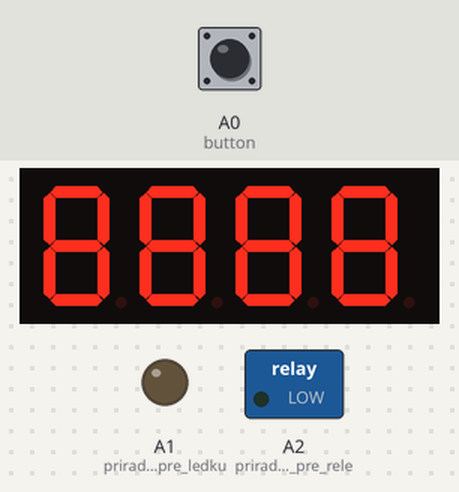
Bench run of a sketch on a simulated Arduino Uno, built with avr-gcc and run on an emulated ATmega328P. On the bench: 4-digit seven-segment display, switched loads named in the sketch (green lamp = pin HIGH), output pins drawn as LEDs (lit = HIGH). Wiring (inferred from the names in the program): 4-digit 7-segment display, segments lit when LOW: segments pin 2, pin 3, pin 4, pin 5, pin 6, pin 7, pin 8; digit selects pin 9, pin 10, pin 11, pin 12. The inputs (shaded band) are chosen by the test bench; at power-on: A0 (button) HIGH. The segment pins are drawn as the display they are named for; pins used as bus, display or sensor lines are not drawn.

Above: at 1.2 s.
1.3 s: A0 (button) pulled LOW for 0.15 s
At 2.0 s:
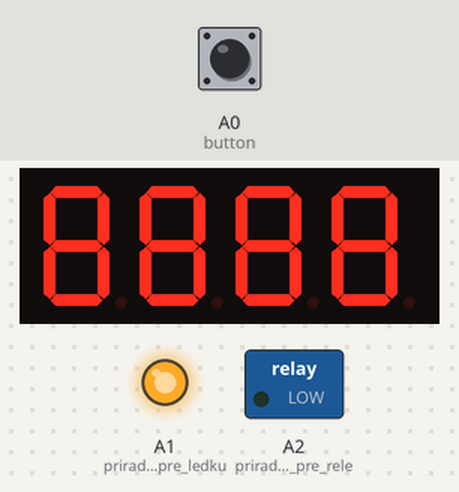
Timing chart, 0 to 4.3 s (numbered marks = the images above; inputs shaded):
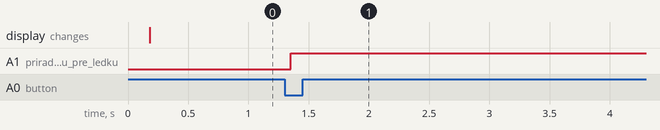

Measured:
- after the input at 1.3 s, A1 (priradenie_Pinu_pre_ledku): LOW → HIGH after 0.05 s

The sketch:

Odcitavanie_4Cif_Displej.ino
```cpp
/* 4 Ciferny LED Displej - Piny:
 *
      A=11
      ---
F=10 |   | B=7                Piny sluziace na rozsvietenie segmentu
     |G=5|
      ---
E=1  |   | C=4
     |   |
      ---   . DP=3
      D=2

     GND: Displej1=12         Piny urcene na rozsvietenie jednotliveho displeju z lava do prava
          Displej2=9          12 pre lavy displej
          Displej3=8          6 pre uplne pravy
          Displej4=6

Displej ma na Breadboarde 12 Pinov, idu od laveho spodneho rohu(Pin 1), proti smeru hodinovych ruciciek, vlavo hore je Pin 12

  Pin12 |||||| Pin7
|-------------------|
| 8     8     8    8|
|-------------------|
  Pin1  |||||| Pin6
 */
#include <ezButton.h>

#define LOOP_STATE_STOPPED 0 // ezButton library - vypnute tlacidlo
#define LOOP_STATE_STARTED 1 // ezButton library - zapnute tlacidlo

ezButton button(A0);  //pin A0 pre tlacidlo z ezButton library pre ulahcenie spravneho fungovania tlacidla
int loopState = LOOP_STATE_STOPPED; //zacneme s vypnutym tlacidlom

//Piny na Arduine a premenne pre jednotlive cifry na displeji
int disp1 = 9;
int disp2 = 10;
int disp3 = 11;
int disp4 = 12;
/*
Pin 12 z cifry č.1 na Displeji na Breadboarde zapojím do Pinu 9 na Arduine
Pin 9 z cifry č.2 na Displeji na Breadboarde zapojím do Pinu 10 na Arduine
Pin 8 z cifry č.3 na Displeji na Breadboarde zapojím do Pinu 11 na Arduine
Pin 6 z cifry č.4 na Displeji na Breadboarde zapojím do Pinu 12 na Arduine

 */
//Piny na Arduine a premenne pre jednotlive segmenty displeja, znazornene na zaciatku,
int segA = 2; //Pin 11 z displeja na Breadboarde zapojim do Arduina Pinu 2
int segB = 3; //Pin 7 z displeja na Breadboarde je zapojeny do Pinu 3 na Arduine atd...
int segC = 4;
int segD = 5;
int segE = 6;
int segF = 7;
int segG = 8;

int pociatocnyCas=120;  //Pociatocne cislo v sekundach pri ktorom zaciname odpocitavanie
unsigned long time;  //premenna na cas Arduina
extern volatile unsigned long timer0_millis; //premenna pre resetnutie casu pri stlaceni tlacidla, kvoli tomu ze chceme pocitadlo spustit az po stlaceni tlacidla

void setup() {
  pinMode(segA, OUTPUT); //segmenty displeja - priradenie outputu
  pinMode(segB, OUTPUT);
  pinMode(segC, OUTPUT);
  pinMode(segD, OUTPUT);
  pinMode(segE, OUTPUT);
  pinMode(segF, OUTPUT);
  pinMode(segG, OUTPUT);

  pinMode(disp1, OUTPUT); //priradenie outputu k cifram
  pinMode(disp2, OUTPUT);
  pinMode(disp3, OUTPUT);
  pinMode(disp4, OUTPUT);

  //A0 output pre tlacidlo bol priradeny vyssie
  pinMode(A1, OUTPUT); //priradenie Pinu pre ledku
  pinMode(A2, OUTPUT); //priradenie Pinu pre rele

  button.setDebounceTime(50); // debounce tlacidla, aj ked pri 1 stlaceni je nepotrebny

}

void loop() {

  button.loop(); // zavolanie loop funkcie pre tlacidlo z ezButton library
  if (button.isPressed()) {
    if (loopState == LOOP_STATE_STOPPED){ //ak je tlacidlo vypnute (pociatocna hodnota)
      loopState = LOOP_STATE_STARTED; // --> tlacidlo zapnut, zamerne tlacidlo pri opatovnom tuknuti nic nespravi (aby si Bond nemohol ten cas predlzit/resetnut)
      timer0_millis = 0; //resetnutie casu Arduina
      digitalWrite(A1,HIGH); //zapnutie LED pre indikovanie spustenia
    }
  }

  if (loopState == LOOP_STATE_STARTED) { //ak tlacidlo stlacime
    if((millis()/1000) < pociatocnyCas){ //pokial je cas menej ako 120 sekund, bude ten loop fungovat
                                     //millis je cas v milisekundach, preto ho vydelime 1000 aby sme dostali sekundy
    zobrazCislo(pociatocnyCas -(millis()/1000)); //zobrazi pociatocne cislo - odpocitavanie
    }
    else {
      digitalWrite(A1,LOW); //zhasne LED
      digitalWrite(A2,HIGH); //spusti Rele
      delay(10000); //na 10 sekund napriklad
    }
  }
}

void zobrazCislo(int naDispleji) {

#define zapnut_Disp  LOW
#define vypnut_Disp  HIGH

  long internyCas = millis(); //premenna pre interny cas Arduina (v milisekundach)

  for(int disp = 4 ; disp > 0 ; disp--) {

    //zapnutie cifry na kratky cas
    switch(disp) {
    case 1:
      digitalWrite(disp1, zapnut_Disp);
      break;
    case 2:
      digitalWrite(disp2, zapnut_Disp);
      break;
    case 3:
      digitalWrite(disp3, zapnut_Disp);
      break;
    case 4:
      digitalWrite(disp4, zapnut_Disp);
      break;
    }

    zasvietCislo(naDispleji % 10);  //zasvieti spravny segment na displeji, ziskame zvysok
    naDispleji = naDispleji / 10;
    zasvietCislo(10); //vypnut vsetky segmenty

    digitalWrite(disp1, vypnut_Disp);     //vypnut vsetky cifry na displeji
    digitalWrite(disp2, vypnut_Disp);
    digitalWrite(disp3, vypnut_Disp);
    digitalWrite(disp4, vypnut_Disp);
  }

  while( (millis() - internyCas) < 10) ; //pockat nez sa znova zobrazi cas
}

//dostane cas a rozsvieti vsetky segmenty
//cislo 10 sluzi na resetnutie
void zasvietCislo(int cisloKtoreSaZobrazi) {

#define ZAPNUT_Segment HIGH
#define vypnut_Segment LOW

  switch (cisloKtoreSaZobrazi){

  case 0: //cislo 0
    digitalWrite(segA, ZAPNUT_Segment);
    digitalWrite(segB, ZAPNUT_Segment);
    digitalWrite(segC, ZAPNUT_Segment);
    digitalWrite(segD, ZAPNUT_Segment);
    digitalWrite(segE, ZAPNUT_Segment);
    digitalWrite(segF, ZAPNUT_Segment);
    digitalWrite(segG, vypnut_Segment);
    break;

  case 1: //cislo 1
    digitalWrite(segA, vypnut_Segment);
    digitalWrite(segB, ZAPNUT_Segment);
    digitalWrite(segC, ZAPNUT_Segment);
    digitalWrite(segD, vypnut_Segment);
    digitalWrite(segE, vypnut_Segment);
    digitalWrite(segF, vypnut_Segment);
    digitalWrite(segG, vypnut_Segment);
    break;

  case 2: //cislo 2
    digitalWrite(segA, ZAPNUT_Segment);
    digitalWrite(segB, ZAPNUT_Segment);
    digitalWrite(segC, vypnut_Segment);
    digitalWrite(segD, ZAPNUT_Segment);
    digitalWrite(segE, ZAPNUT_Segment);
    digitalWrite(segF, vypnut_Segment);
    digitalWrite(segG, ZAPNUT_Segment);
    break;

  case 3: //cislo 3
    digitalWrite(segA, ZAPNUT_Segment);
    digitalWrite(segB, ZAPNUT_Segment);
    digitalWrite(segC, ZAPNUT_Segment);
    digitalWrite(segD, ZAPNUT_Segment);
    digitalWrite(segE, vypnut_Segment);
    digitalWrite(segF, vypnut_Segment);
    digitalWrite(segG, ZAPNUT_Segment);
    break;

  case 4: // cislo 4
    digitalWrite(segA, vypnut_Segment);
    digitalWrite(segB, ZAPNUT_Segment);
    digitalWrite(segC, ZAPNUT_Segment);
    digitalWrite(segD, vypnut_Segment);
    digitalWrite(segE, vypnut_Segment);
    digitalWrite(segF, ZAPNUT_Segment);
    digitalWrite(segG, ZAPNUT_Segment);
    break;

  case 5: //cislo 5
    digitalWrite(segA, ZAPNUT_Segment);
    digitalWrite(segB, vypnut_Segment);
    digitalWrite(segC, ZAPNUT_Segment);
    digitalWrite(segD, ZAPNUT_Segment);
    digitalWrite(segE, vypnut_Segment);
    digitalWrite(segF, ZAPNUT_Segment);
    digitalWrite(segG, ZAPNUT_Segment);
    break;

  case 6: //cislo 6
    digitalWrite(segA, ZAPNUT_Segment);
    digitalWrite(segB, vypnut_Segment);
    digitalWrite(segC, ZAPNUT_Segment);
    digitalWrite(segD, ZAPNUT_Segment);
    digitalWrite(segE, ZAPNUT_Segment);
    digitalWrite(segF, ZAPNUT_Segment);
    digitalWrite(segG, ZAPNUT_Segment);
    break;

  case 7: //cislo 7
    digitalWrite(segA, ZAPNUT_Segment);
    digitalWrite(segB, ZAPNUT_Segment);
    digitalWrite(segC, ZAPNUT_Segment);
    digitalWrite(segD, vypnut_Segment);
    digitalWrite(segE, vypnut_Segment);
    digitalWrite(segF, vypnut_Segment);
    digitalWrite(segG, vypnut_Segment);
    break;

  case 8: //cislo 8
    digitalWrite(segA, ZAPNUT_Segment);
    digitalWrite(segB, ZAPNUT_Segment);
    digitalWrite(segC, ZAPNUT_Segment);
    digitalWrite(segD, ZAPNUT_Segment);
    digitalWrite(segE, ZAPNUT_Segment);
    digitalWrite(segF, ZAPNUT_Segment);
    digitalWrite(segG, ZAPNUT_Segment);
    break;

  case 9: //cislo 9
    digitalWrite(segA, ZAPNUT_Segment);
    digitalWrite(segB, ZAPNUT_Segment);
    digitalWrite(segC, ZAPNUT_Segment);
    digitalWrite(segD, ZAPNUT_Segment);
    digitalWrite(segE, vypnut_Segment);
    digitalWrite(segF, ZAPNUT_Segment);
    digitalWrite(segG, ZAPNUT_Segment);
    break;

  case 10: //vypnutie displeja
    digitalWrite(segA, vypnut_Segment);
    digitalWrite(segB, vypnut_Segment);
    digitalWrite(segC, vypnut_Segment);
    digitalWrite(segD, vypnut_Segment);
    digitalWrite(segE, vypnut_Segment);
    digitalWrite(segF, vypnut_Segment);
    digitalWrite(segG, vypnut_Segment);
    break;
  }
}
```
